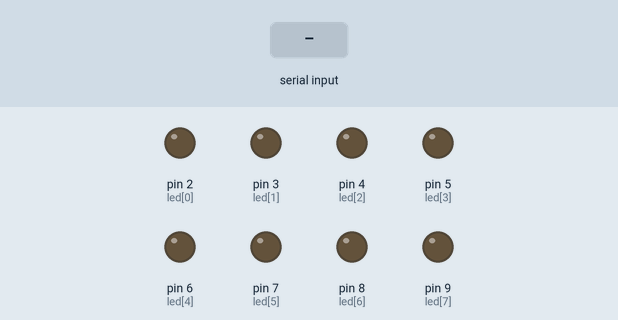
A sketch run on a simulated Arduino Uno, built with avr-gcc and run on an emulated ATmega328P. Shown: output pins drawn as LEDs (lit = HIGH). Inputs (shaded band) come from the test bench.

Above: at 1.2 s.
1.3 s: "5\n" received over Serial
At 2.2 s:
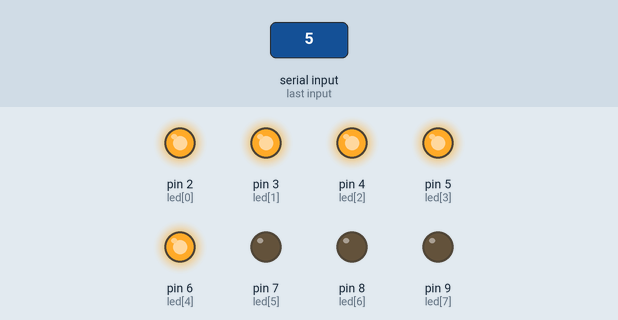
Timing chart, 0 to 4.3 s (numbered marks = the images above; inputs shaded):
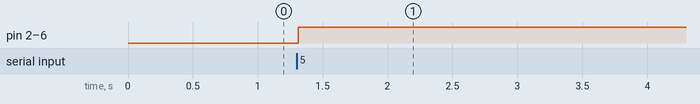

The sketch:

E3_VUMETRO.ino
```cpp
int led[] = {2, 3, 4, 5, 6, 7, 8, 9};
int nivelLED = 0;

void setup() {
  for(int i = 0; i < 8; i++){
    pinMode(led[i], OUTPUT);
    digitalWrite(led[i], LOW);
  }

  Serial.begin(9600);
  Serial.setTimeout(10);
}

void loop() {
  if(Serial.available()){
    nivelLED = Serial.readString().toInt();

    if(nivelLED >= 0 && nivelLED <= 8){
      for(int i = 0; i < 8; i++){
        if(i < nivelLED){
          digitalWrite(led[i], HIGH);
        } else {
          digitalWrite(led[i], LOW);
        }
      }
    }
  }
}
```

Measured:
- after the input at 1.3 s, pin 2 (led[0]), pin 3 (led[1]), pin 4 (led[2]), pin 5 (led[3]), pin 6 (led[4]): LOW → HIGH at once
